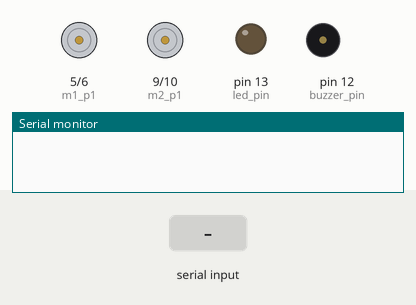
This sketch was run on a simulated Arduino Uno, built with avr-gcc and run on an emulated ATmega328P. On the bench: motor-driver pin pairs drawn as motors (green arrow = first pin HIGH = forward, orange = second pin HIGH = backward, longer = more drive), output pins drawn as LEDs (lit = HIGH), buzzer (waves = sounding), the last lines printed to the serial monitor. The inputs (shaded band) are chosen by the test bench. Pins used as bus, display or sensor lines are not drawn.

Above: at 1.2 s.
1.3 s: "v" received over Serial
At 2.5 s:
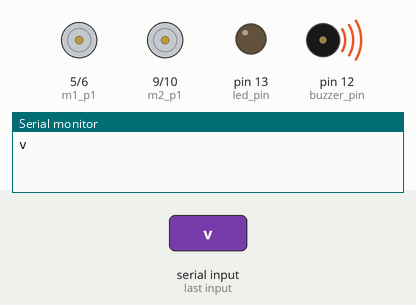
2.8 s: "F" received over Serial
At 3.4 s:
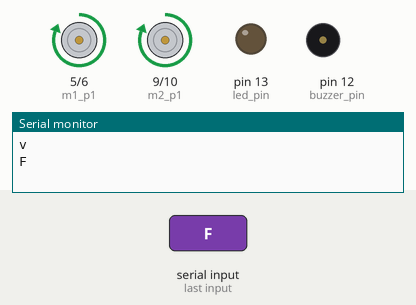
4.3 s: "B" received over Serial
At 4.7 s:
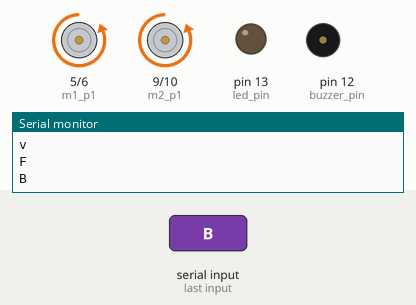
5.8 s: "L" received over Serial
At 7.0 s:
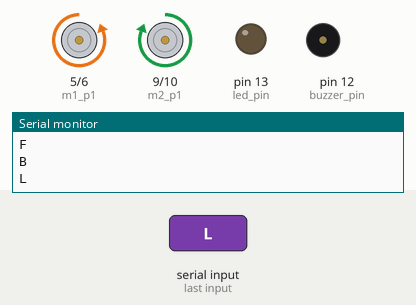
7.3 s: "R" received over Serial
At 8.2 s:
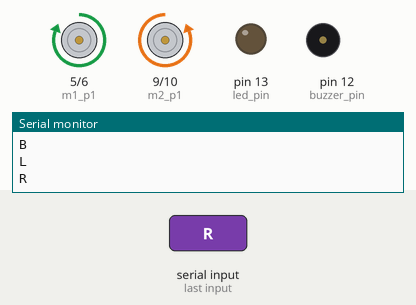
8.8 s: "V" received over Serial
At 9.6 s:
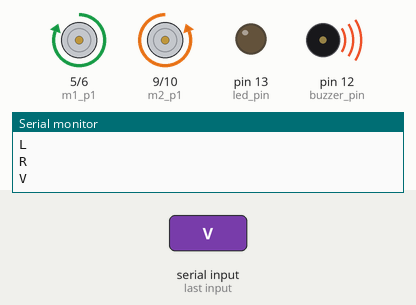
Timing chart, 0 to 11.3 s (numbered marks = the images above; inputs shaded):
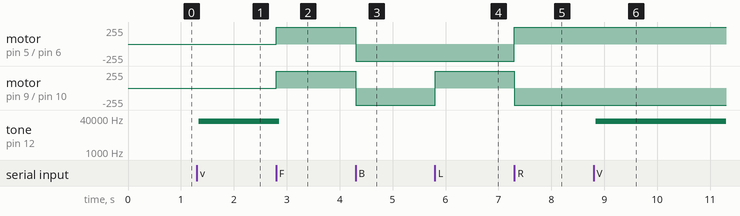

Measured:
- after the input at 1.3 s, tone on pin 12 (buzzer_pin): silent → 28565 Hz at once
- after the input at 2.8 s, motor on pin 5 (m1_p1) / pin 6 (m1_p2), motor on pin 9 (m2_p1) / pin 10 (m2_p2): stopped → forward 255/255 at once; tone on pin 12 (buzzer_pin): 28565 Hz → silent after 0.06 s
- after the input at 4.3 s, motor on pin 5 (m1_p1) / pin 6 (m1_p2), motor on pin 9 (m2_p1) / pin 10 (m2_p2): forward 255/255 → backward 255/255 at once
- after the input at 5.8 s, motor on pin 9 (m2_p1) / pin 10 (m2_p2): backward 255/255 → forward 255/255 at once
- after the input at 7.3 s, motor on pin 5 (m1_p1) / pin 6 (m1_p2): backward 255/255 → forward 255/255 at once; motor on pin 9 (m2_p1) / pin 10 (m2_p2): forward 255/255 → backward 255/255 at once
- after the input at 8.8 s, tone on pin 12 (buzzer_pin): silent → 28668 Hz at once

The sketch:

Car_Remote_Code.ino
```cpp
/* Variables de estado */
bool led_status = false;
bool buzzer_status = false;

/* Pines */
int const m1_p1 = 5; /* Pines Motor 1 */
int const m1_p2 = 6;

int const m2_p1 = 9; /* Pines Motor 2 */
int const m2_p2 = 10;

int const buzzer_pin = 12;
int const led_pin = 13;

/* configuración */
int speed = 255; /* Velocidad */
char action = '0';

void setup() {
  Serial.begin(9600);
  pinMode(m1_p1, OUTPUT);
  pinMode(m1_p2, OUTPUT);
  pinMode(m2_p1, OUTPUT);
  pinMode(m2_p2, OUTPUT);

  pinMode(buzzer_pin, OUTPUT);
  pinMode(led_pin, OUTPUT);
}

void loop() {
  if(Serial.available() > 0){
    action = Serial.read();
    Serial.println(action);
  }

  switch(action){
    case 'F' : engineAction(speed, 0, speed, 0); break; /* Adelante */
    case 'B' : engineAction(0, speed, 0, speed); break; /* Atrás */
    case 'L' : engineAction(0, speed, speed, 0); break; /* Izquierda */
    case 'R' : engineAction(speed, 0, 0, speed); break; /* Derecha */
    case 'v' :
    case 'V' :
      digitalWrite(buzzer_pin, !buzzer_status);
      buzzer_status = !buzzer_status; break; /* Encender o apagar luces */
    case 'w' :
    case 'W' :
      digitalWrite(led_pin, !led_status);
      led_status = !led_status; break; /* Encender o apagar bocina */
    default : engineAction(0, 0, 0, 0);
  }
}

void engineAction(int v1, int v2, int v3, int v4){
  analogWrite(m1_p1, v1);
  analogWrite(m1_p2, v2);
  analogWrite(m2_p1, v3);
  analogWrite(m2_p2, v4);
}
```
